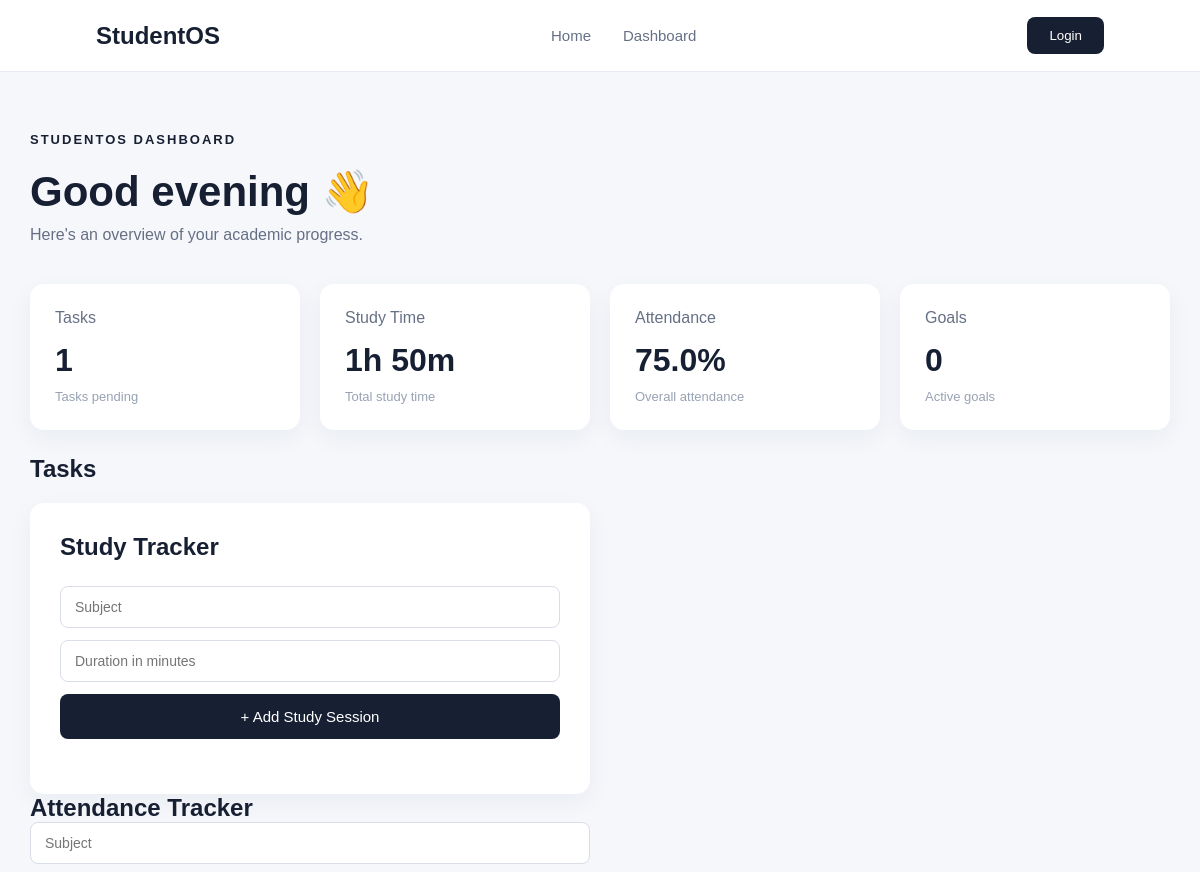
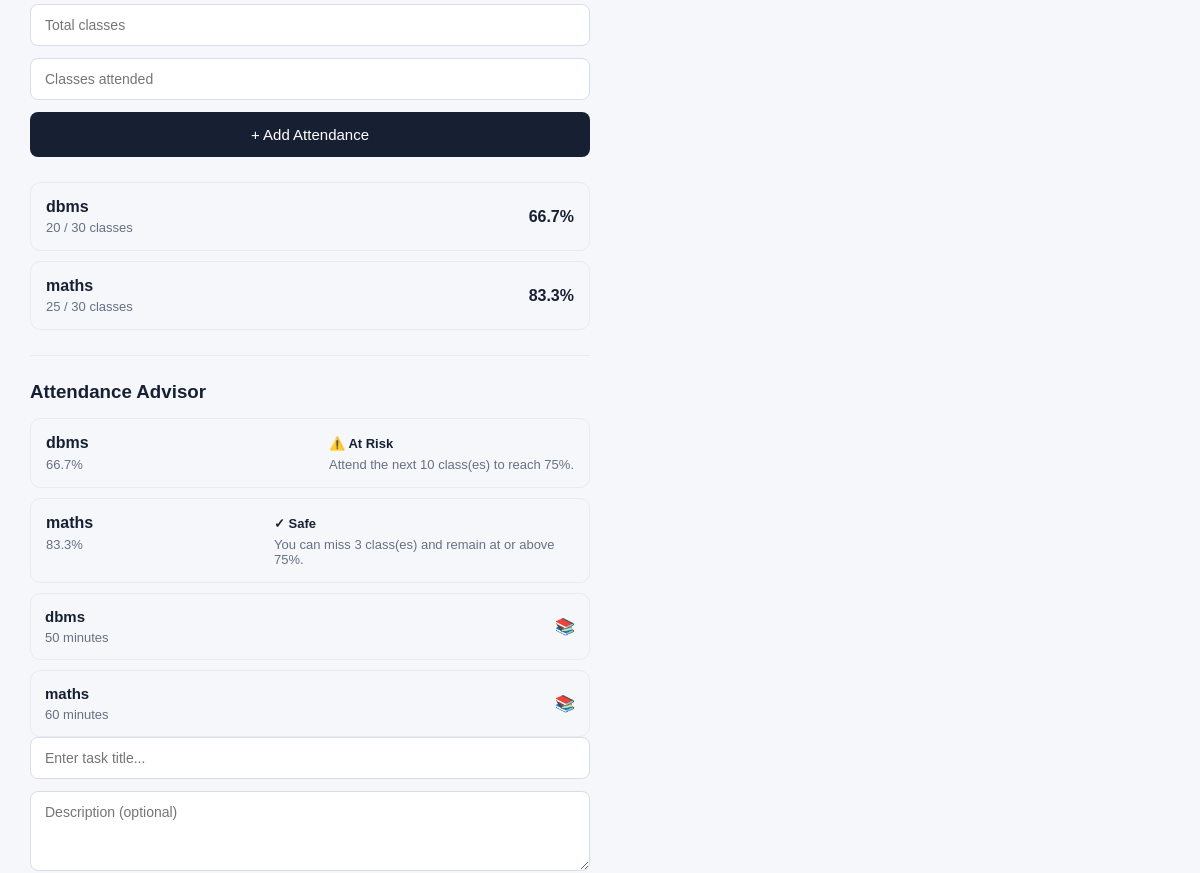
Page /dashboard (upper part) on the earlier database version (2 pictures, top to bottom).
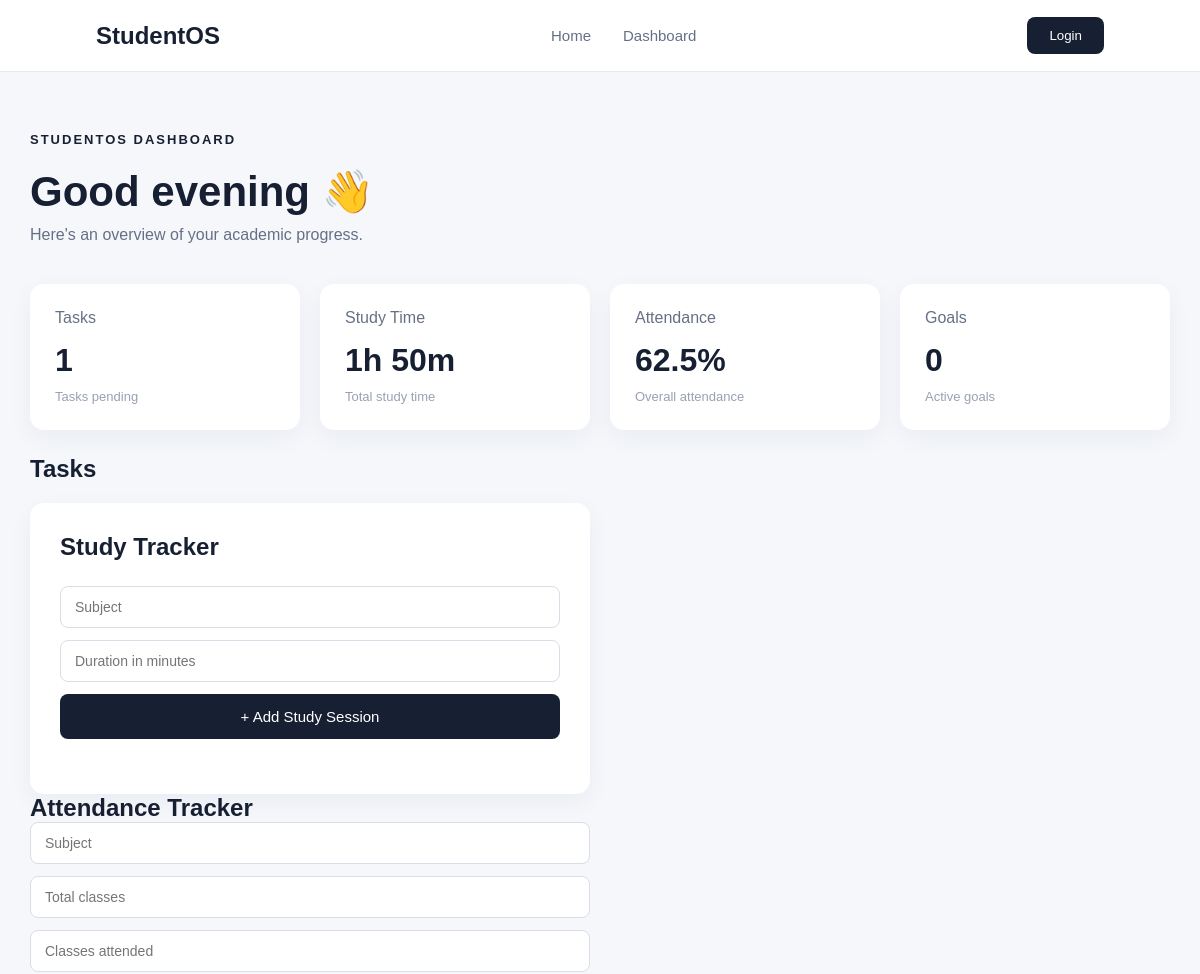
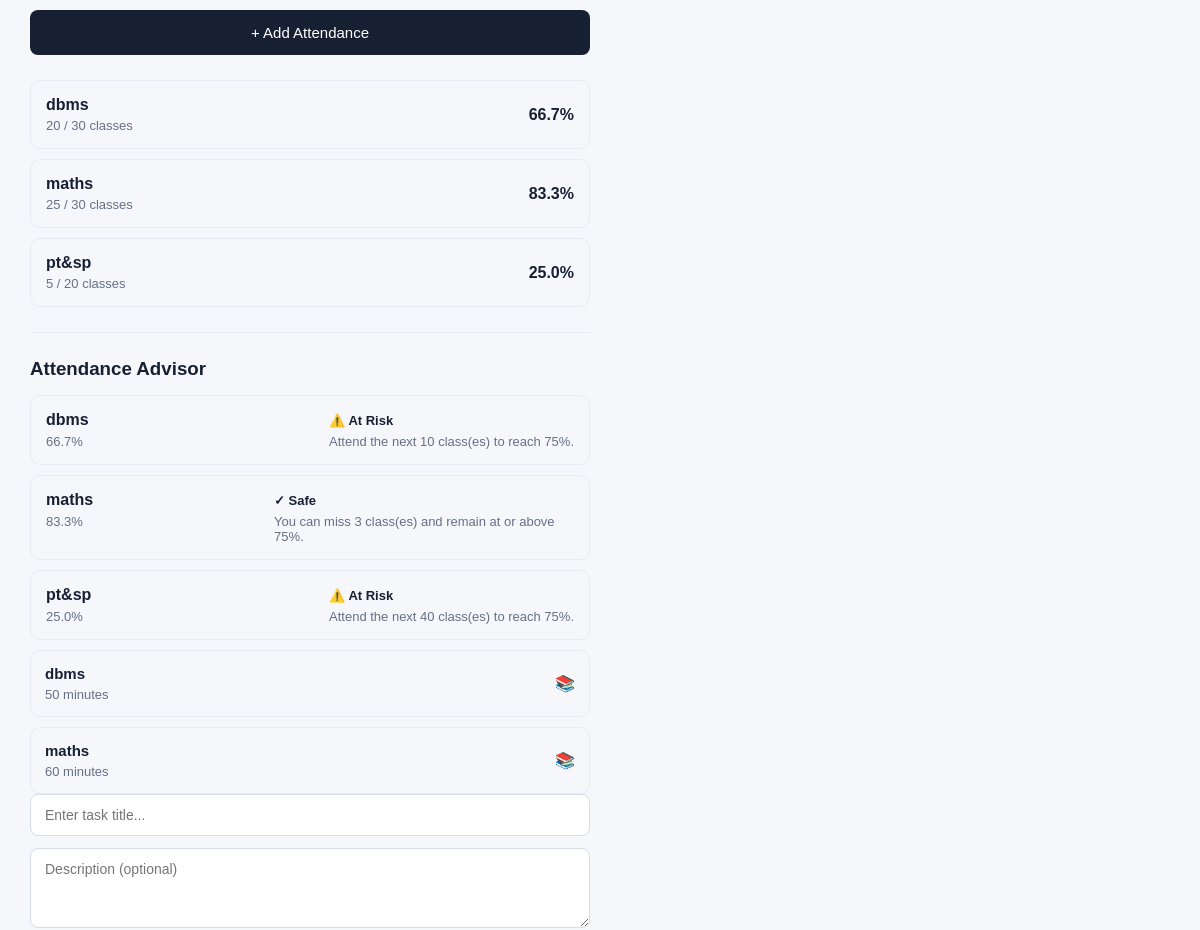
Same page on the later database version (2 pictures, top to bottom).
### app.py (models this page shows)
class Attendance(db.Model):
    id = db.Column(db.Integer, primary_key=True)
    subject = db.Column(
        db.String(100),
        nullable=False
    )
    total_classes = db.Column(
        db.Integer,
        nullable=False
    )
    attended_classes = db.Column(
        db.Integer,
        nullable=False
    )
    created_at = db.Column(
        db.DateTime,
        default=datetime.utcnow
    )

class StudySession(db.Model):
    id = db.Column(db.Integer, primary_key=True)
    subject = db.Column(db.String(100), nullable=False)
    duration = db.Column(db.Integer, nullable=False)
    created_at = db.Column(
        db.DateTime,
        default=datetime.utcnow
    )

### app.py (the view)
@app.route("/dashboard")
def dashboard():
    tasks = Task.query.order_by(
        Task.created_at.desc()
    ).all()
    pending_tasks = Task.query.filter_by(
        completed=False
    ).count()
    study_sessions = StudySession.query.order_by(
        StudySession.created_at.desc()
    ).all()
    total_study_minutes = sum(
        session.duration
        for session in study_sessions
    )
    total_study_hours = total_study_minutes // 60
    remaining_minutes = total_study_minutes % 60
    attendance_records = Attendance.query.order_by(
        Attendance.subject.asc()
    ).all()
    attendance_advice = []
    for record in attendance_records:
        advice = calculate_attendance_advice(
            record.attended_classes,
            record.total_classes
        )
        attendance_advice.append({
            "subject": record.subject,
            "attended": record.attended_classes,
            "total": record.total_classes,
            "percentage": advice["percentage"],
            "status": advice["status"],
            "message": advice["message"]
        })
        total_classes = sum(
            record.total_classes
            for record in attendance_records
        )
        attended_classes = sum(
            record.attended_classes
            for record in attendance_records
        )
        if total_classes > 0:
            overall_attendance = round(
                (attended_classes / total_classes) * 100,
            1
            )
        else:
            overall_attendance = 0
    return render_template(
        "dashboard.html",
        tasks=tasks,
        study_sessions=study_sessions,
        pending_tasks=pending_tasks,
        total_study_hours=total_study_hours,
        remaining_minutes=remaining_minutes,
        attendance_records=attendance_records,
        overall_attendance=overall_attendance,
        attendance_advice=attendance_advice
    )

### templates/dashboard.html (shortened to what this page needs)
<!DOCTYPE html>
<html lang="en">
<head>
    <link rel="stylesheet"
          href="{{ url_for('static', filename='css/style.css') }}">
</head>
<body>
    <nav class="navbar">
        <div class="logo">
            StudentOS
        </div>
        <div class="nav-links">
            <a href="/">Home</a>
            <a href="/dashboard">Dashboard</a>
        </div>
        <button class="login-btn">
            Login
        </button>
    </nav>
    <main class="dashboard">
        <div class="dashboard-header">
            <div>
                <p class="tagline">STUDENTOS DASHBOARD</p>
                <h1>
                    Good evening 👋
                </h1>
                <p class="dashboard-subtitle">
                    Here's an overview of your academic progress.
                </p>
            </div>
        </div>
        <section class="dashboard-grid">
           <div class="dashboard-card">
            <p>Tasks</p>
            <h2>{{ pending_tasks }}</h2>
            <span>
                Tasks pending
            </span>
            </div>
            <div class="dashboard-card">
                <p>Study Time</p>
                <h2>
                    {{ total_study_hours }}h {{ remaining_minutes }}m
                </h2>
                <span>
                    Total study time
                </span>
            </div>
            <div class="dashboard-card">
                <p>Attendance</p>
                <h2>
                    {{ overall_attendance }}%
                </h2>
                <span>
                    Overall attendance
                </span>
            </div>
            <div class="dashboard-card">
                <p>Goals</p>
                <h2>0</h2>
                <span>
                    Active goals
                </span>
            </div>
        </section>
        <section class="dashboard-main">
           <class="large-card">
    <div class="section-header">
        <h2>Tasks</h2>
    </div>
    <div class="large-card">
    <h2>Study Tracker</h2>
    <form
        action="{{ url_for('add_study_session') }}"
        method="POST"
        class="study-form"
    >
        <input
            type="text"
            name="subject"
            placeholder="Subject"
            required
        >
        <input
            type="number"
            name="duration"
            placeholder="Duration in minutes"
            min="1"
            required
        >
        <button
            type="submit"
            class="primary-btn"
        >
            + Add Study Session
        </button>
    </form>
    </div>
    <class="large-card">
    <h2>Attendance Tracker</h2>
    <form
        action="{{ url_for('add_attendance') }}"
        method="POST"
        class="attendance-form"
    >
        <input
            type="text"
            name="subject"
            placeholder="Subject"
            required
        >
        <input
            type="number"
            name="total_classes"
            placeholder="Total classes"
            min="1"
            required
        >
        <input
            type="number"
            name="attended_classes"
            placeholder="Classes attended"
            min="0"
            required
        >
        <button
            type="submit"
            class="primary-btn"
        >
            + Add Attendance
        </button>
    </form>
    <div class="attendance-list">
        {% if attendance_records %}
            {% for record in attendance_records %}
                {% set percentage =
                    (record.attended_classes /
                    record.total_classes * 100)
                    | round(1)
                %}
                <div class="attendance-item">
                    <div>
                        <strong>
                            {{ record.subject }}
                        </strong>
                        <p>
                            {{ record.attended_classes }}
                            /
                            {{ record.total_classes }}
                            classes
                        </p>
                    </div>
                    <strong>
                        {{ percentage }}%
                    </strong>
                </div>
            {% endfor %}
        {% else %}
            <p class="empty-state">
                No attendance records yet.
            </p>
        {% endif %}
    </div>
    <div class="attendance-advisor">
    <h3>Attendance Advisor</h3>
    {% if attendance_advice %}
        {% for advice in attendance_advice %}
            <div class="advisor-item">
                <div>
                    <strong>
                        {{ advice.subject }}
                    </strong>
                    <p>
                        {{ advice.percentage }}%
                    </p>
                </div>
                <div>
                    {% if advice.status == "At Risk" %}
                        <span class="status-risk">
                            ⚠️ At Risk
                        </span>
                    {% else %}
                        <span class="status-safe">
                            ✓ Safe
                        </span>
                    {% endif %}
                    <p class="advisor-message">
                        {{ advice.message }}
                    </p>
                </div>
            </div>
        {% endfor %}
    {% else %}
        <p class="empty-state">
            Add attendance records to receive advice.
        </p>
    {% endif %}
    </div>
    <div class="study-list">
        {% if study_sessions %}
            {% for session in study_sessions %}
                <div class="study-item">
                    <div>
                        <strong>
                            {{ session.subject }}
                        </strong>
                        <p>
                            {{ session.duration }} minutes
                        </p>
                    </div>
                    <span>
                        📚
                    </span>
                </div>
            {% endfor %}
        {% else %}
            <p class="empty-state">
                No study sessions yet.
            </p>
        {% endif %}
    </div>
    <form
        action="{{ url_for('add_task') }}"
        method="POST"
        class="task-form"
    >
        <input
            type="text"
            name="title"
            placeholder="Enter task title..."
            required
        >
        <textarea
            name="description"
            placeholder="Description (optional)"
        ></textarea>
    </form>
        </section>
    </main>
</body>
</html>

### static/css/style.css (style rules this page uses)
* { margin: 0; padding: 0; box-sizing: border-box; }
body { font-family: Arial, sans-serif; background: #f5f7fb; color: #172033; min-height: 100vh; }
.navbar { height: 72px; padding: 0 8%; display: flex; align-items: center; justify-content: space-between; background: white; border-bottom: 1px solid #e8ebf2; }
.logo { font-size: 24px; font-weight: 700; }
.nav-links { display: flex; gap: 32px; }
.nav-links a { text-decoration: none; color: #667085; font-size: 15px; }
.login-btn { border: none; background: #172033; color: white; padding: 11px 22px; border-radius: 8px; cursor: pointer; }
.tagline { font-size: 13px; font-weight: 700; letter-spacing: 2px; margin-bottom: 20px; }
.primary-btn, .secondary-btn { padding: 14px 24px; border-radius: 8px; cursor: pointer; font-size: 15px; }
.primary-btn { display: inline-block; text-decoration: none; padding: 14px 24px; border-radius: 8px; cursor: pointer; font-size: 15px; border: none; background: #172033; color: white; }
.dashboard { max-width: 1200px; margin: auto; padding: 60px 30px; }
.dashboard-header { margin-bottom: 40px; }
.dashboard-header h1 { font-size: 42px; margin-bottom: 10px; }
.dashboard-subtitle { color: #667085; font-size: 16px; }
.dashboard-grid { display: grid; grid-template-columns: repeat(4, 1fr); gap: 20px; }
.dashboard-card { background: white; padding: 25px; border-radius: 14px; box-shadow: 0 8px 25px rgba(20, 30, 50, 0.05); }
.dashboard-card p { color: #667085; margin-bottom: 15px; }
.dashboard-card h2 { font-size: 32px; margin-bottom: 8px; }
.dashboard-card span { color: #98a2b3; font-size: 13px; }
.dashboard-main { display: grid; grid-template-columns: 1fr 1fr; gap: 20px; margin-top: 25px; }
.large-card { background: white; padding: 30px; border-radius: 14px; min-height: 250px; box-shadow: 0 8px 25px rgba(20, 30, 50, 0.05); }
.large-card h2 { margin-bottom: 25px; }
.section-header { display: flex; justify-content: space-between; align-items: center; margin-bottom: 20px; }
.task-form { display: flex; flex-direction: column; gap: 12px; margin-bottom: 30px; }
.task-form input, .task-form textarea { width: 100%; padding: 12px 14px; border: 1px solid #d9dde7; border-radius: 8px; font-family: inherit; font-size: 14px; outline: none; }
.task-form textarea { min-height: 80px; resize: vertical; }
.study-form { display: flex; flex-direction: column; gap: 12px; margin-bottom: 25px; }
.study-form input { width: 100%; padding: 12px 14px; border: 1px solid #d9dde7; border-radius: 8px; font-family: inherit; font-size: 14px; outline: none; }
.study-list { display: flex; flex-direction: column; gap: 10px; }
.study-item { display: flex; justify-content: space-between; align-items: center; padding: 14px; border: 1px solid #e8ebf2; border-radius: 10px; }
.study-item strong { font-size: 15px; }
.study-item p { margin-top: 4px; color: #667085; font-size: 13px; }
.attendance-form { display: flex; flex-direction: column; gap: 12px; margin-bottom: 25px; }
.attendance-form input { width: 100%; padding: 12px 14px; border: 1px solid #d9dde7; border-radius: 8px; font-family: inherit; font-size: 14px; outline: none; }
.attendance-list { display: flex; flex-direction: column; gap: 10px; }
.attendance-item { display: flex; justify-content: space-between; align-items: center; padding: 15px; border: 1px solid #e8ebf2; border-radius: 10px; }
.attendance-item p { margin-top: 4px; color: #667085; font-size: 13px; }
.attendance-advisor { margin-top: 25px; padding-top: 25px; border-top: 1px solid #e8ebf2; }
.attendance-advisor h3 { margin-bottom: 15px; }
.advisor-item { display: flex; justify-content: space-between; gap: 20px; padding: 15px; margin-bottom: 10px; border: 1px solid #e8ebf2; border-radius: 10px; }
.advisor-item p { margin-top: 5px; color: #667085; font-size: 13px; }
.status-risk, .status-safe { font-size: 13px; font-weight: 600; }
.advisor-message { max-width: 300px; }

Differences in the rows shown:
added Attendance: subject "pt&sp", attended_classes "5", total_classes "20", percentage "25.0", shows "⚠️ At Risk", message "Attend the next 40 class(es) to reach 75%."
Other differences:
{{ overall_attendance }}: "75.0" → "62.5"
